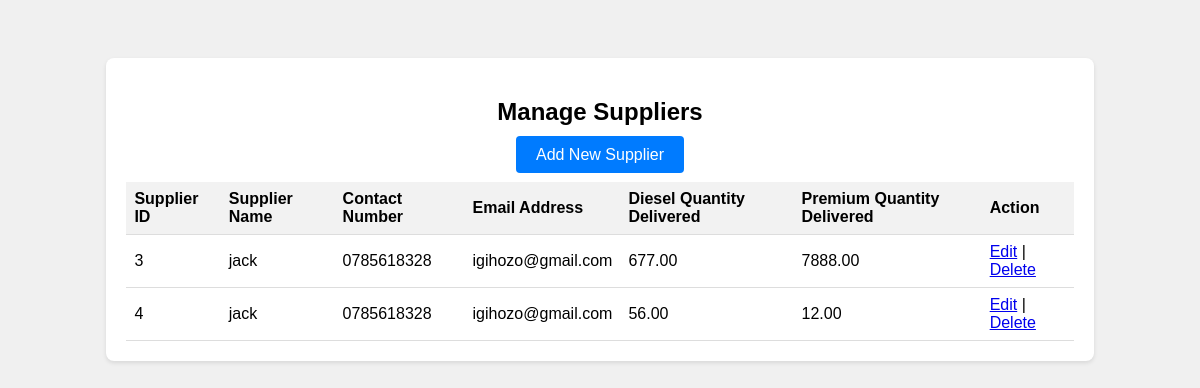
Screenshot of /W.T/manage_supplier.php with the database file from the repository.
### tables this page shows
CREATE TABLE `supplier` (
  `supplier_id` int(11) NOT NULL,
  `supplier_name` varchar(100) DEFAULT NULL,
  `contact_number` varchar(20) DEFAULT NULL,
  `email_address` varchar(100) DEFAULT NULL,
  `diesel_quantity_delivered` decimal(10,2) DEFAULT 0.00,
  `premium_quantity_delivered` decimal(10,2) DEFAULT 0.00
);

### W.T/manage_supplier.php (the view, shortened to what this page needs)
<?php
$servername = "localhost";
$username = "root";
$password = "";
$database = "petrol_sales";
function connectDatabase() {
    global $servername, $username, $password, $database;
    $conn = mysqli_connect($servername, $username, $password, $database);
    return $conn;
}
function getAllSuppliers() {
    $conn = connectDatabase();
    $sql = "SELECT * FROM supplier";
    $result = mysqli_query($conn, $sql);
    $suppliers = array();
    if ($result && mysqli_num_rows($result) > 0) {
        while($row = mysqli_fetch_assoc($result)) {
            $suppliers[] = $row;
        }
    }
    return $suppliers;
}
?>
<!DOCTYPE html>
<html lang="en">
<head>
</head>
<body>
    <div class="container">
        <h2>Manage Suppliers</h2>
        <a class="button" href="add_supplier.php">Add New Supplier</a>
        <br><br>
        <table>
            <tr>
                <th>Supplier ID</th>
                <th>Supplier Name</th>
                <th>Contact Number</th>
                <th>Email Address</th>
                <th>Diesel Quantity Delivered</th>
                <th>Premium Quantity Delivered</th>
                <th>Action</th>
            </tr>
            <?php
            $suppliers = getAllSuppliers();
            if (!empty($suppliers)) {
                foreach ($suppliers as $supplier) {
                    echo "<tr>";
                    echo "<td>" . $supplier["supplier_id"] . "</td>";
                    echo "<td>" . $supplier["supplier_name"] . "</td>";
                    echo "<td>" . $supplier["contact_number"] . "</td>";
                    echo "<td>" . $supplier["email_address"] . "</td>";
                    echo "<td>" . $supplier["diesel_quantity_delivered"] . "</td>";
                    echo "<td>" . $supplier["premium_quantity_delivered"] . "</td>";
                    echo "<td><a href='edit_supplier.php?id=" . $supplier["supplier_id"] . "'>Edit</a> | <a href='delete_supplier.php?id=" . $supplier["supplier_id"] . "'>Delete</a></td>";
                    echo "</tr>";
                }
            } else {
                echo "<tr><td colspan='7'>No suppliers found</td></tr>";
            }
            ?>
        </table>
    </div>
</body>
</html>

### W.T/manage_supplier.php (style rules this page uses)
body { font-family: Arial, sans-serif; background-color: #f0f0f0; text-align: center; padding-top: 50px; }
.container { width: 80%; margin: 0 auto; background-color: #fff; padding: 20px; border-radius: 8px; box-shadow: 0 2px 4px rgba(0, 0, 0, 0.1); }
table { width: 100%; border-collapse: collapse; }
th, td { padding: 8px; text-align: left; border-bottom: 1px solid #ddd; }
th { background-color: #f2f2f2; }
.button { background-color: #007bff; color: #fff; border: none; padding: 10px 20px; border-radius: 4px; cursor: pointer; text-decoration: none; }

### rows the page displays
supplier: supplier_id "3", supplier_name "jack", contact_number "0785618328", email_address "igihozo@gmail.com", diesel_quantity_delivered "677.00", premium_quantity_delivered "7888.00"
supplier: supplier_id "4", supplier_name "jack", contact_number "0785618328", email_address "igihozo@gmail.com", diesel_quantity_delivered "56.00", premium_quantity_delivered "12.00"
